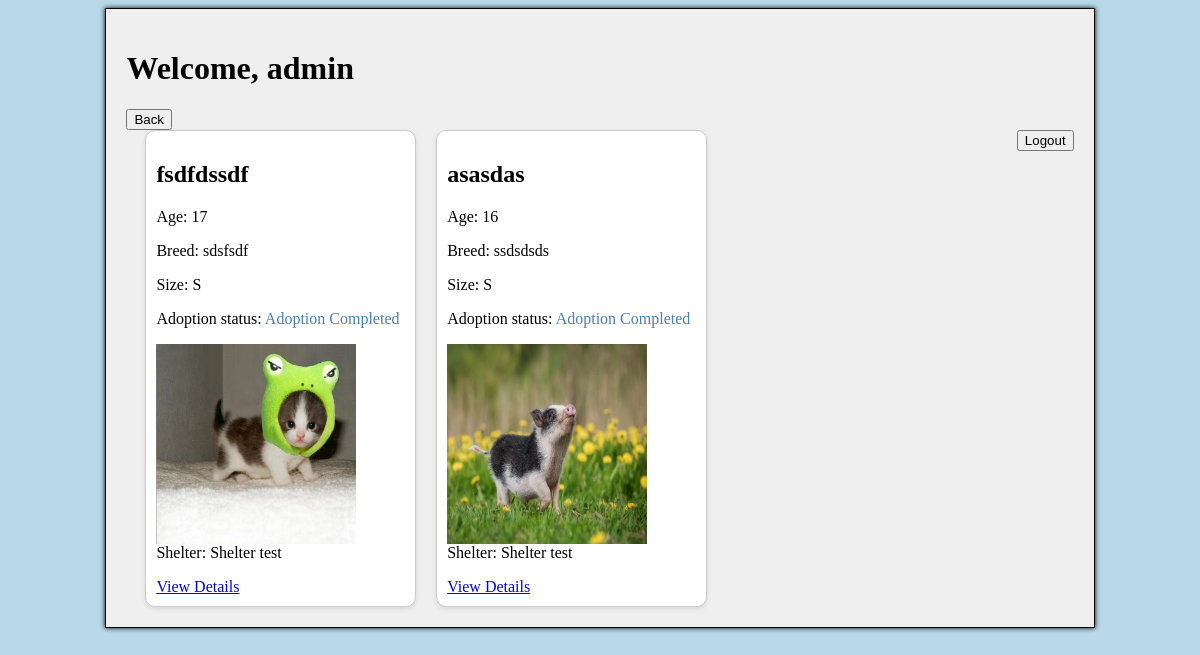
/archive/ (signed in), run on the app's committed database.
### gui/models.py (models this page shows, shortened)
class CustomUser(AbstractUser):
    ROLE_CHOICES = (
        ('ordinary', 'Ordinary User'),
        ('shelter', 'Shelter'),
    )
    role = models.CharField(max_length=10, choices=ROLE_CHOICES, default='ordinary')
    registration_code = models.CharField(max_length=100, blank=True, null=True)

class DogAdoptionPost(models.Model):
    GENDER_CHOICES = [
        ('male', 'Male'),
        ('female', 'Female'),
    ]
    SIZE_CHOICES = [
        ('XS', 'Extra Small'),
        ('S', 'Small'),
        ('M', 'Medium'),
        ('L', 'Large'),
        ('XL', 'Extra Large'),
    ]
    ADOPTION_STAGE_CHOICES = [
        ('active', 'Active'),
        ('in_process', 'In Process'),
        ('completed', 'Completed'),
    ]
    name = models.CharField(max_length=255)
    age = models.PositiveIntegerField()
    gender = models.CharField(max_length=6, choices=GENDER_CHOICES)
    breed = models.CharField(max_length=255)
    description = models.TextField(blank=True)
    shelter = models.ForeignKey(Shelter, on_delete=models.CASCADE, null=True)
    image = models.ImageField(upload_to='dogs/', blank=True, null=True)
    size = models.CharField(max_length=2, choices=SIZE_CHOICES, default='M')
    adoption_stage = models.CharField(max_length=20, choices=ADOPTION_STAGE_CHOICES, default='active')

class Shelter(models.Model):
    user = models.OneToOneField(get_user_model(), on_delete=models.CASCADE, related_name='shelter',
                                limit_choices_to={'role': 'shelter'}, null=True)
    name = models.CharField(max_length=255)
    working_hours = models.TextField()
    phone = models.CharField(max_length=20)
    address = models.CharField(max_length=255, default='')
    latitude = models.FloatField(default=0.0)
    longitude = models.FloatField(default=0.0)

### gui/views.py (the view)
# urls.py: path('archive/', archive_page, name='archive_page'),
@login_required(login_url='/register-login')
def archive_page(request):
    archived_dogs = DogAdoptionPost.objects.filter(adoption_stage='completed')
    return render(request, 'archive_page.html', {'archived_dogs': archived_dogs})

### gui/templates/archive_page.html (shortened to what this page needs)
{% extends "base_content.html" %}
{% load static %}
{% block content %}
    <h1>Welcome, {{ request.user.username }}</h1>
    <button onclick="window.location='{% url 'index' %}';">Back</button>
    <form action="{% url 'logout' %}" method="post">
        <button type="submit" class="float-right">Logout</button>
    </form>
<div class="dog-container">
    {% for dog in archived_dogs %}
    <div class="dog-item">
        <h2>{{ dog.name }}</h2>
        <p>Age: {{ dog.age }}</p>
        <p>Breed: {{ dog.breed }}</p>
        <p>Size: {{ dog.size }}</p>
        <p>Adoption status:
            <span style="{% if dog.adoption_stage == 'active' %}color:limegreen;
                         {% elif dog.adoption_stage == 'in_process' %}color:darkorange;
                         {% elif dog.adoption_stage == 'completed' %}color:steelblue;{% endif %}">
                {% if dog.adoption_stage == 'active' %}
                    Available for Adoption
                {% elif dog.adoption_stage == 'in_process' %}
                    Adoption in Progress
                {% elif dog.adoption_stage == 'completed' %}
                    Adoption Completed
                {% else %}
                    Unknown Status
                {% endif %}
            </span>
        </p>
        <div class="dog-image">
            {% if dog.image %}
                <img src="{{ dog.image.url }}" style="width: 200px; height: 200px;">
            {% else %}
                <img src="{% static 'dog_silhouette.jpg' %}" style="width: 200px; height: 200px;">
            {% endif %}
        </div>
        <p>Shelter: {{ dog.shelter.name }}</p>
        <a href="{% url 'dog_details' pk=dog.pk %}">View Details</a>
    </div>
    {% endfor %}
</div>
{% endblock %}

### gui/static/generic.css (style rules this page uses)
body { background-color: #b9d9eb; }
.float-right { float: right; }
.dog-container { display: grid; grid-template-columns: repeat(auto-fill, minmax(250px, 1fr)); gap: 20px; width: 90%; margin: 0 auto; }
.dog-item { background-color: white; border: 1px solid #ccc; border-radius: 10px; padding: 10px; box-shadow: 0 2px 5px rgba(0,0,0,0.1); align-items: center; }
.dog-image { width: 100%; height: 100%; border-radius: 10px; max-width: 200px; max-height: 200px; float: left; margin-right: 20px; }

### data on the page
CustomUser: user.username "admin"
DogAdoptionPost: name "fsdfdssdf", age "17", breed "sdsfsdf", size "S", adoption_stage "Adoption Completed", image (picture), shelter.name "Shelter test"
DogAdoptionPost: name "asasdas", age "16", breed "ssdsdsds", size "S", adoption_stage "Adoption Completed", image (picture), shelter.name "Shelter test"
